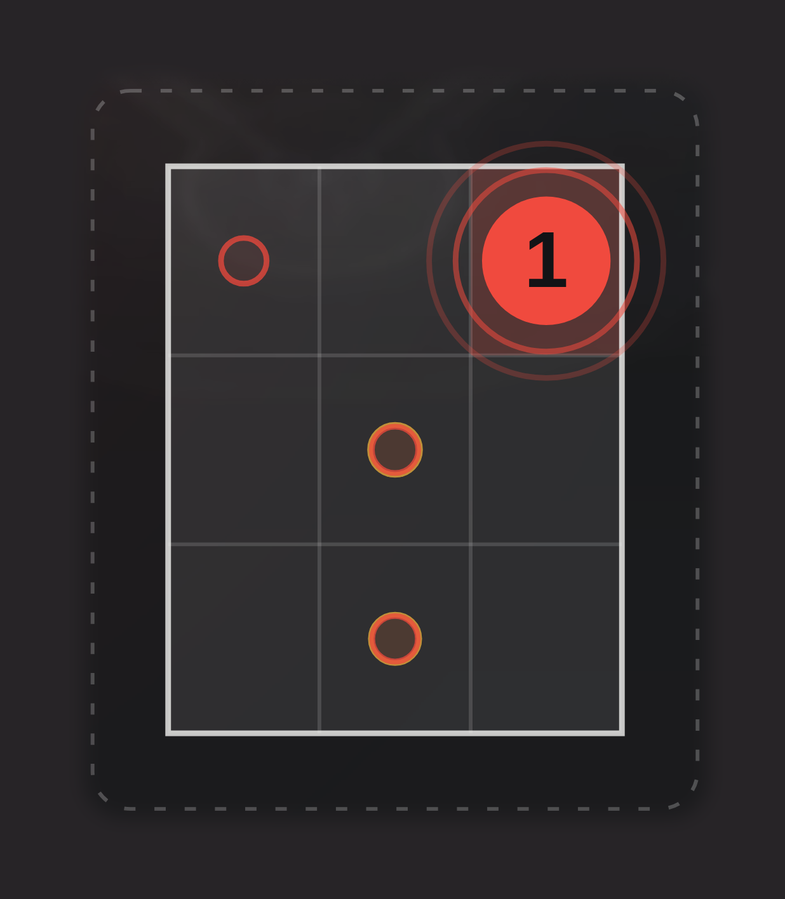
#> input picture web/render/assets/app-zone-before.png, 785 x 899 px, shrunk from 1236 x 1416 before the run, found by its file name
$ python zone-3d-textures.py
#> lines starting #> are read from the running program, lines starting #| are printed output that depends on the picture; after the words box and inside, x2 and y2 are one past the last pixel; in counts of white or black regions, pixels touching at a corner belong together
# The 3D scene's copies of the app's zone panel (render/assets/), made from the site's 6x captures: everything outside
# the dashed chase band (bits of the app's neighbouring labels and panels) is faded into the panel's own background, so
# nothing stray floats beside the zone on the stage. The site's crisp layer keeps the untouched captures.
#   python3 scripts/zone-3d-textures.py
from PIL import Image, ImageDraw, ImageFilter
import os
here = os.path.dirname(os.path.abspath(__file__)); web = os.path.dirname(here)
for name in ("app-zone-before.png", "app-zone-after.png"):
    im = Image.open(os.path.join(web, "public/marketing", name)).convert("RGBA")
#> im is the input picture: PIL image 785x899 RGBA; mean R, G, B, A 48.8, 42.5, 44.1, 255
    W, H = im.size
#> W = 785; H = 899
    bg = Image.new("RGBA", im.size, im.getpixel((W // 2, 60)))           # the panel's background, above the zone
    keep = Image.new("L", im.size, 0)
#> keep: PIL image 785x899 L; every value is 0
    ImageDraw.Draw(keep).rounded_rectangle((132, 124, W - 122, H - 128), radius=60, fill=255)   # the chase band, with room
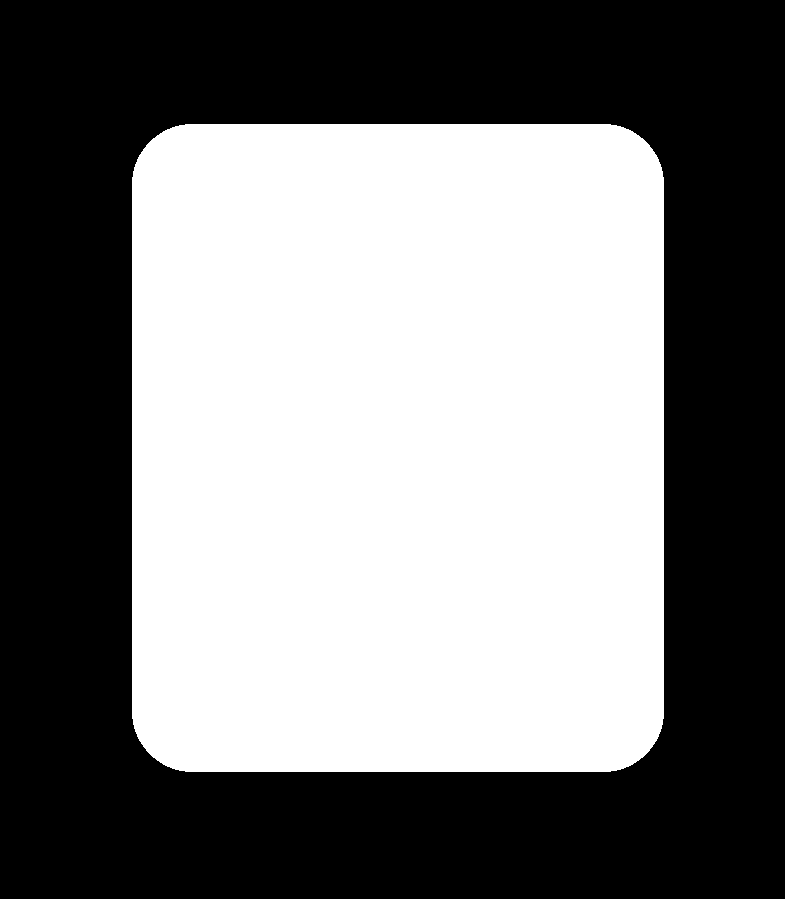
#> keep: PIL image 785x899 L; 48.4% white; 1 white region, box (x1, y1, x2, y2) and area: (132, 124, 664, 772) 341592
    keep = keep.filter(ImageFilter.GaussianBlur(14))
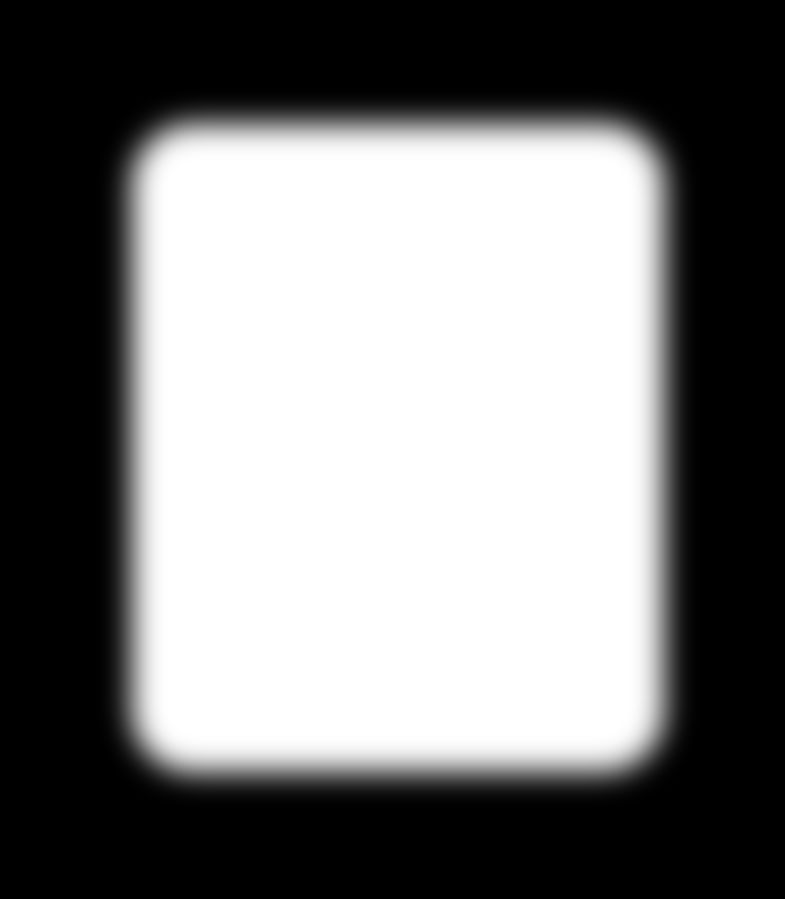
#> keep: PIL image 785x899 L; min 0, max 255, mean 123.4
    Image.composite(im, bg, keep).save(os.path.join(web, "render/assets", name))
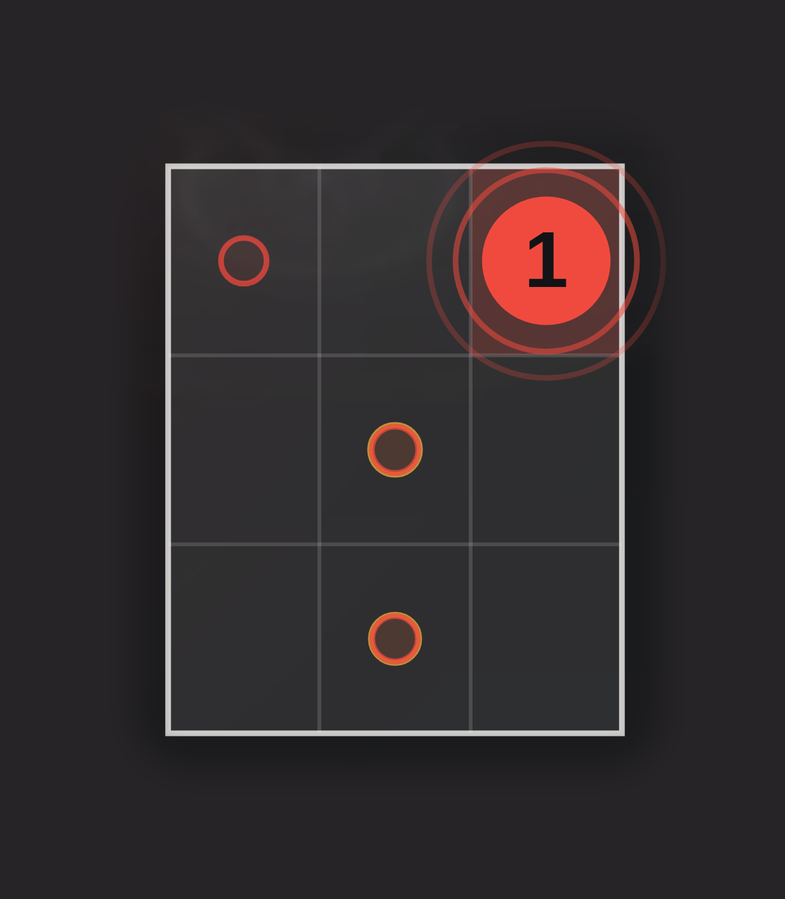
#> saved as app-zone-before.png: PIL image 785x899 RGBA; mean R, G, B, A 49.9, 43.3, 45.1, 255
    print(name, im.size, im.getpixel((W // 2, 60)))
#| app-zone-before.png (785, 899) (39, 36, 39, 255)
#> pass 2 of the loop `for name in ("app-zone-before.png", "app-zone-after.png"):`:
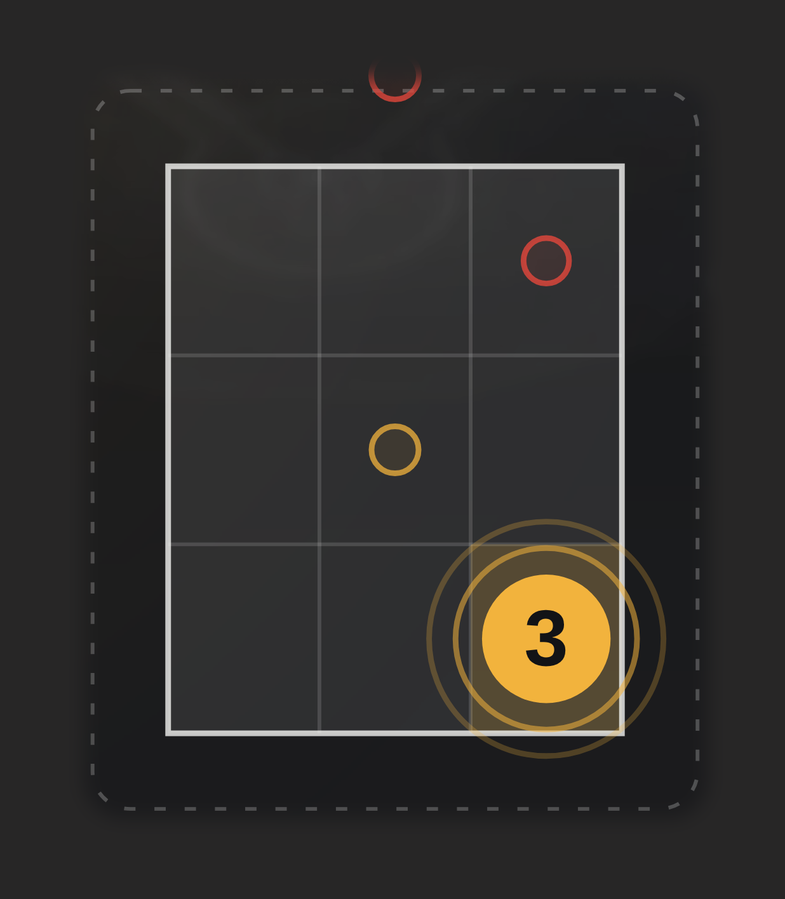
#> input picture web/render/assets/app-zone-after.png, 785 x 899 px, shrunk from 1236 x 1416 before the run, found by its file name
#> im is the input picture: PIL image 785x899 RGBA; mean R, G, B, A 48.6, 46.3, 43.8, 255
#> `Image.composite(im, bg, keep).save(os.path.join(web, "render/assets", ..`:
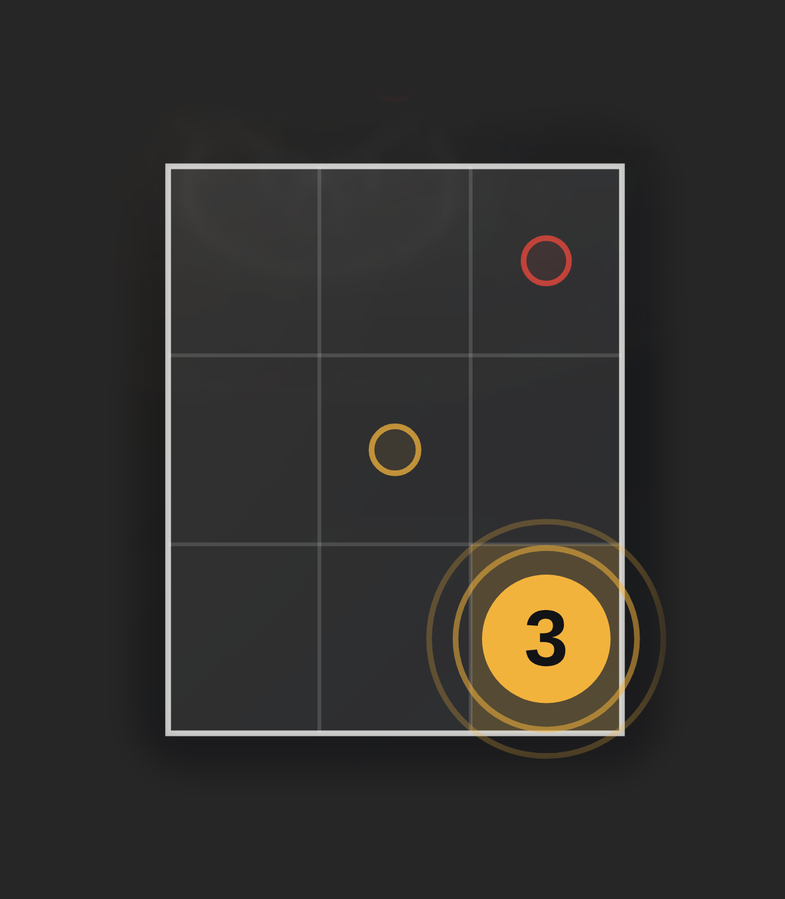
#> saved as app-zone-after.png: PIL image 785x899 RGBA; mean R, G, B, A 49.5, 47.3, 44.6, 255
#| app-zone-after.png (785, 899) (39, 38, 38, 255)
